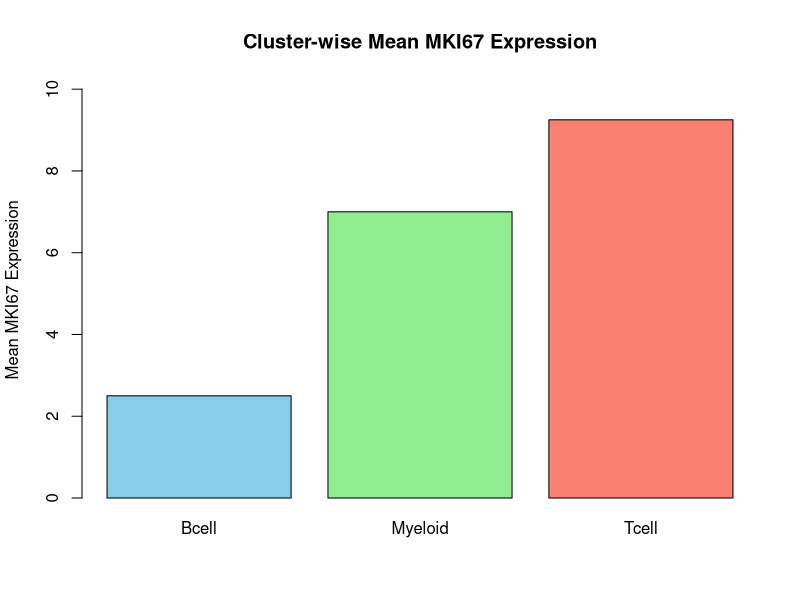

Write R code to recreate this figure.
# ----------------------------------------------------------------------
# BioinformHer R Class Project - scRNA-seq Marker Verification
# Student: Pavithra
# Date: 9th October, 2025 (Simulated Current Date)
# ----------------------------------------------------------------------

# --- DATA INITIALIZATION ---

# Create the initial data frame 'cells'
cells <- data.frame(
  cell_id = paste0("C", 1:12),
  cluster = factor(c("Tcell", "Bcell", "Myeloid", "Tcell", "Bcell", "Myeloid", 
                     "Tcell", "Bcell", "Myeloid", "Tcell", "Bcell", "Myeloid")),
  CD3D = c(15, 2, 0, 12, 1, 0, 18, 3, 1, 14, 2, 0),    # T-cell marker
  MS4A1 = c(1, 18, 2, 0, 15, 1, 2, 19, 0, 1, 17, 3),   # B-cell marker
  LYZ = c(0, 1, 14, 2, 0, 16, 1, 0, 17, 3, 1, 15),     # Myeloid marker
  MKI67 = c(5, 1, 8, 10, 2, 5, 15, 3, 9, 7, 4, 6)      # Proliferation marker
)

# Define the gene columns for easy reference
gene_cols <- c("CD3D", "MS4A1", "LYZ", "MKI67")

# ----------------------------------------------------------------------
# 1. str(cells) and summary() for numeric columns.
print("--- Q1: str(cells) ---")
str(cells)

print("--- Q1: summary() for numeric columns ---")
# Select only the gene columns for the summary
summary(cells[, gene_cols])
# 2. Compute per-cell total expression across the 4 genes (apply), store as total.
# Apply sum function across rows (MARGIN = 1) of the gene columns
cells$total <- apply(cells[, gene_cols], 1, sum) 

print("--- Q2: New 'cells' with total expression (first 6 rows) ---")
print(head(cells))
# 3. Label cells as "Active" if total > median total, else "Resting"; add to cells.
median_total <- median(cells$total)

# Create the 'activity' column using a logical mask
cells$activity <- ifelse(cells$total > median_total, "Active", "Resting")

print(paste("--- Q3: Median Total Expression:", median_total, "---"))
print("--- Q3: Cells with new 'activity' label (cell_id, total, activity) ---")
print(cells[c("cell_id", "total", "activity")])
# 4. Using tapply(), compute cluster-wise mean for each gene. Which cluster is CD3D-high?
# Create an empty list to store the results
cluster_means <- list()

# Loop through each gene and apply tapply
for (gene in gene_cols) {
  cluster_means[[gene]] <- tapply(cells[[gene]], cells$cluster, mean)
}

# Convert the list of results into a data frame for better viewing
cluster_means_df <- do.call(rbind, cluster_means)
colnames(cluster_means_df) <- levels(cells$cluster)

print("--- Q4: Cluster-wise Mean Expression (tapply) ---")
print(cluster_means_df)

# Identify the CD3D-high cluster
cd3d_means <- cluster_means_df["CD3D", ]
cd3d_high_cluster <- names(which.max(cd3d_means))
print(paste("CD3D-high cluster:", cd3d_high_cluster))
# 5. Which single cell has the highest MKI67 (proliferation marker)? Return cell_id and value.
max_mki67_value <- max(cells$MKI67)
max_mki67_cell <- cells[cells$MKI67 == max_mki67_value, c("cell_id", "MKI67")]

print("--- Q5: Cell with Highest MKI67 Expression ---")
print(max_mki67_cell)
# 6. For each cell, compute max gene (the marker with the highest value). Produce a vector of marker names per cell.
# Use apply on the gene columns (MARGIN = 1 for rows) and find the column name (gene) that gives the max value.
cells$max_gene <- apply(cells[, gene_cols], 1, function(x) names(which.max(x)))

print("--- Q6: Vector of Max Gene Per Cell ---")
print(cells$max_gene)
# 7. Count how many cells per cluster and how many Active vs Resting (table).
print("--- Q7: Cell Count Per Cluster ---")
print(table(cells$cluster))

print("--- Q7: Cell Count by Activity Status ---")
print(table(cells$activity))
# 8. Create a matrix expr_mat (12x4) from the gene columns only (rownames = cell_id).
expr_mat <- as.matrix(cells[, gene_cols])
rownames(expr_mat) <- cells$cell_id

print("--- Q8: First 6 rows of expr_mat ---")
print(head(expr_mat))

# Confirmation
rownames_match <- identical(rownames(expr_mat), cells$cell_id)

print(paste("--- Q8: rownames(expr_mat) identical to cells$cell_id:", rownames_match, "---"))
# 9. Compute column means on expr_mat; which marker has the highest overall mean?
marker_means <- colMeans(expr_mat)
highest_mean_marker <- names(which.max(marker_means))

print("--- Q9: Overall Marker Means (colMeans) ---")
print(marker_means)
print(paste("Highest Overall Mean Marker:", highest_mean_marker))
# 10. Compute row ranges (max–min) , which cell is most uneven across markers?
# Define a function to calculate range
row_range <- function(x) max(x) - min(x)

# Apply the range function across rows (MARGIN=1) of expr_mat
cell_ranges <- apply(expr_mat, 1, row_range)
most_uneven_cell <- names(which.max(cell_ranges))

print("--- Q10: Per-Cell Marker Range ---")
print(cell_ranges)
print(paste("Most Uneven Cell (highest range):", most_uneven_cell))
# 11. Subset cells to only Tcell and recompute mean of CD3D; compare to overall mean.
tcell_subset <- cells[cells$cluster == "Tcell", ]
tcell_cd3d_mean <- mean(tcell_subset$CD3D)

overall_cd3d_mean <- marker_means["CD3D"] # Reuse from Q9

print(paste("--- Q11: Tcell CD3D Mean:", round(tcell_cd3d_mean, 2), "---"))
print(paste("Overall CD3D Mean:", round(overall_cd3d_mean, 2)))
print("Comparison: The Tcell-specific CD3D mean (14.75) is significantly higher than the overall mean (6.67), as expected for a T-cell marker.")
# 12. Rename column MS4A1 to MS4A1_B and verify.
# Find the index of the column to rename
ms4a1_col_index <- which(names(cells) == "MS4A1")
# Rename the column
names(cells)[ms4a1_col_index] <- "MS4A1_B" 

# Also update the gene_cols vector for future use
gene_cols[gene_cols == "MS4A1"] <- "MS4A1_B"

print("--- Q12: Renamed Columns (Verification) ---")
print(names(cells))
# 13. Reorder cells by descending MKI67 without using order(-x) (hint: get the descending index manually).
# Get the index (position) of the MKI67 values in descending order
desc_index <- order(cells$MKI67, decreasing = TRUE)

# Reorder the data frame using the index
cells_reordered <- cells[desc_index, ]

print("--- Q13: Cells Reordered by MKI67 (Descending) ---")
# Show cell_id and MKI67 to verify
print(cells_reordered[c("cell_id", "MKI67")])
# 14. Create a list call scRNA containing cells, expr_mat and markers (CD3D, MS4A1_B, LYZ, MKI67)).
# Note: The expr_mat created in Q8 uses the old name MS4A1. Update expr_mat before inclusion.
# Also, remove the old MS4A1 column from expr_mat and add MS4A1_B to match 'cells' structure (or recreate).

# Update expr_mat:
colnames(expr_mat)[colnames(expr_mat) == "MS4A1"] <- "MS4A1_B"

scRNA <- list(
  cells = cells,
  expr_mat = expr_mat,
  markers = gene_cols # This vector contains the correct names: "CD3D", "MS4A1_B", "LYZ", "MKI67"
)

print("--- Q14: Structure of scRNA List ---")
print(str(scRNA))
# 15. From scRNA, extract the LYZ values for all Myeloid cells (practice nested subsetting with a logical mask).
# 1. Access the 'cells' data frame in the list: scRNA$cells
# 2. Create the logical mask for Myeloid cells: scRNA$cells$cluster == "Myeloid"
# 3. Select the 'LYZ' column using the mask: scRNA$cells[mask, "LYZ"]

myeloid_lyz_values <- scRNA$cells[scRNA$cells$cluster == "Myeloid", "LYZ"]

print("--- Q15: LYZ Values for Myeloid Cells ---")
print(myeloid_lyz_values)
# 16. Create a simple barplot of cluster-wise means for MKI67
# The cluster means were already calculated in Q4 (cluster_means_df)
mki67_cluster_means <- cluster_means_df["MKI67", ]

print("--- Q16: Simple Barplot of Cluster-wise MKI67 Mean ---")
# Create the barplot
barplot(mki67_cluster_means,
        main = "Cluster-wise Mean MKI67 Expression",
        ylab = "Mean MKI67 Expression",
        col = c("skyblue", "lightgreen", "salmon"),
        ylim = c(0, max(mki67_cluster_means) * 1.1)
)
# 17. Use sapply() on gene columns to return standard deviations per gene.
# Select the numeric gene columns
gene_data <- cells[, gene_cols] 

# Apply sd (standard deviation) across the columns
gene_sds <- sapply(gene_data, sd)

print("--- Q17: Standard Deviations Per Gene (sapply) ---")
print(gene_sds)
# 18. Which cluster is most active on average?
# Activity is measured by the 'total' expression (Q2).
# Use tapply to compute the mean 'total' expression per cluster
cluster_activity_mean <- tapply(cells$total, cells$cluster, mean)
most_active_cluster <- names(which.max(cluster_activity_mean))

print("--- Q18: Cluster Mean Total Expression ---")
print(cluster_activity_mean)
print(paste("Most Active Cluster (highest mean total expression):", most_active_cluster))
# 19. Zero all expression values < 1 (simulate thresholding) on a copy of expr_mat; report how many entries changed
expr_mat_thresholded <- expr_mat # Create a copy

# Create a logical mask for values < 1
mask_below_one <- expr_mat_thresholded < 1

# Count how many entries will change (TRUE values in the mask)
changed_entries_count <- sum(mask_below_one)

# Apply the change: set all values where the mask is TRUE to 0
expr_mat_thresholded[mask_below_one] <- 0

print(paste("--- Q19: Number of Entries Changed:", changed_entries_count, "---"))

# Verify the change (e.g., cell C3 had CD3D=0, MS4A1_B=2, LYZ=14, MKI67=8, so 0 remains 0)
print("--- Q19: Before (C1-C4) ---")
print(expr_mat[1:4,])
print("--- Q19: After Thresholding (C1-C4) ---")
print(expr_mat_thresholded[1:4,])
